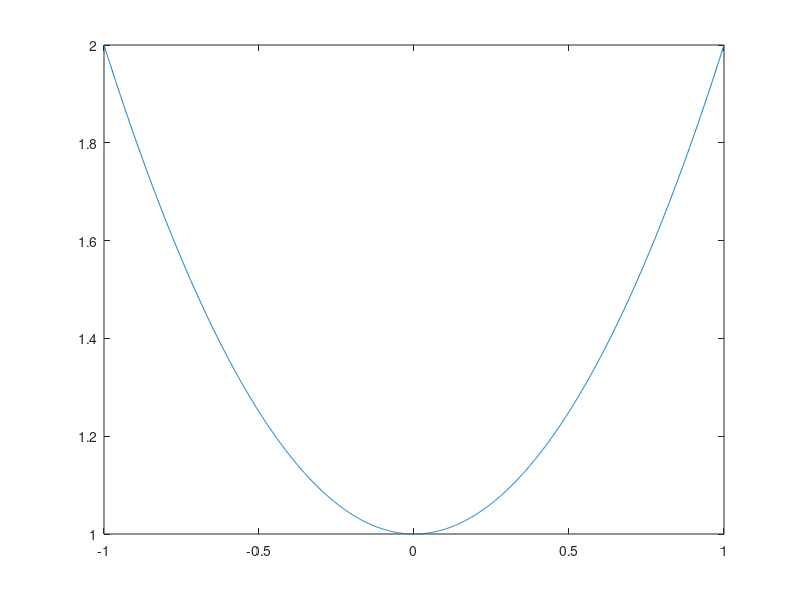

Write the MATLAB code that produced this figure. (Note: this script raises an error after producing the figure.)
% Task 3

fOrg = @(x) x^2 + 1;
fDerived = @(x) 2*x;

x = -1:0.001:1;
y = arrayfun(fOrg, x);
plot(x, y);

% finding solution with newtons method
fprintf("Approaching from the right side we get %f:\n", newton(-1, fOrg, fDerived));

% we get NaN - our function goes towards infinity because we are not able
% to find the root -> and then maxes out the space that the variable can
% hold.